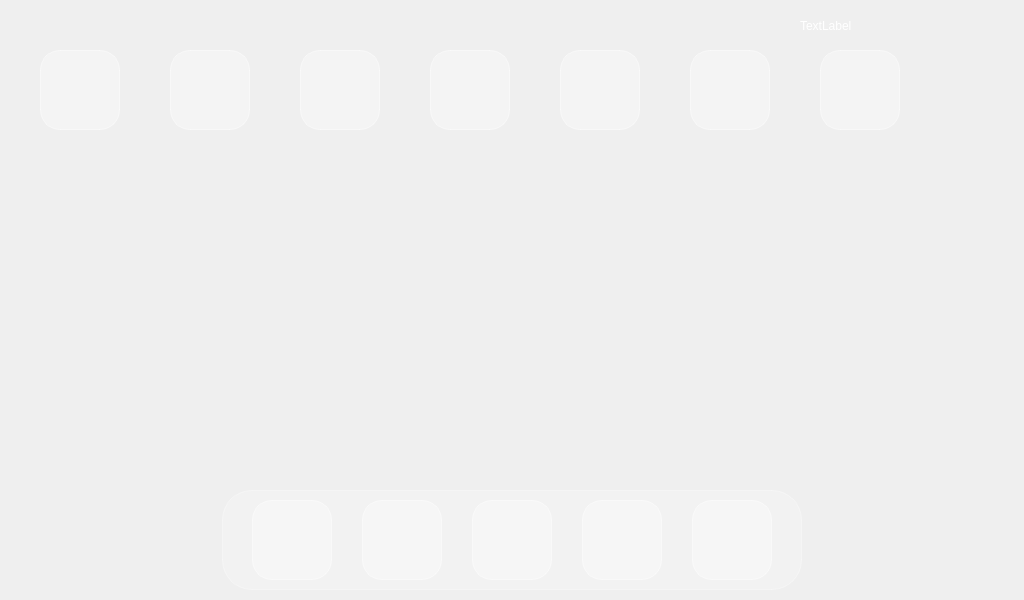
<?xml version="1.0" encoding="UTF-8"?>
<ui version="4.0">
 <class>MainWindow</class>
 <widget class="QMainWindow" name="MainWindow">
  <property name="geometry">
   <rect>
    <x>0</x>
    <y>0</y>
    <width>1024</width>
    <height>600</height>
   </rect>
  </property>
  <property name="windowTitle">
   <string>MainWindow</string>
  </property>
  <property name="styleSheet">
   <string notr="true">#centralwidget { 
    border-image: url(:/pic/wallpaper.jpg); 
}</string>
  </property>
  <widget class="QWidget" name="centralwidget">
   <widget class="QFrame" name="frame">
    <property name="geometry">
     <rect>
      <x>0</x>
      <y>0</y>
      <width>2048</width>
      <height>600</height>
     </rect>
    </property>
    <property name="styleSheet">
     <string notr="true">#frame {
			background-color: transparent;
			border: none;
}</string>
    </property>
    <property name="frameShape">
     <enum>QFrame::StyledPanel</enum>
    </property>
    <property name="frameShadow">
     <enum>QFrame::Raised</enum>
    </property>
    <widget class="QPushButton" name="btn_photo">
     <property name="geometry">
      <rect>
       <x>40</x>
       <y>50</y>
       <width>80</width>
       <height>80</height>
      </rect>
     </property>
     <property name="styleSheet">
      <string notr="true">#btn_photo {
    /* 1. 恢复磨砂透明感 */
    background-color: rgba(255, 255, 255, 80); 
    border: 1px solid rgba(255, 255, 255, 120);
    border-radius: 20px;

    /* 2. 使用 border-image，但配合 padding 来强制缩小图片 */
    border-image: url(:/pic/photo_app_icon.png) 0 0 0 0 stretch stretch;
    
    /* 核心参数：通过增加 padding，让图片缩在中间，不盖住边缘的透明区域 */
    /* 数值越大，图片越小，周围露出的透明底色就越多 */
    padding: 12px; 
}

#btn_photo:hover {
    background-color: rgba(255, 255, 255, 150);
}</string>
     </property>
     <property name="text">
      <string/>
     </property>
    </widget>
    <widget class="QPushButton" name="btn_calculate">
     <property name="geometry">
      <rect>
       <x>170</x>
       <y>50</y>
       <width>80</width>
       <height>80</height>
      </rect>
     </property>
     <property name="styleSheet">
      <string notr="true">#btn_calculate {
    /* 1. 恢复磨砂透明感 */
    background-color: rgba(255, 255, 255, 80); 
    border: 1px solid rgba(255, 255, 255, 120);
    border-radius: 20px;

    /* 2. 使用 border-image，但配合 padding 来强制缩小图片 */
    border-image: url(:/pic/calculator.png) 0 0 0 0 stretch stretch;
    
    /* 核心参数：通过增加 padding，让图片缩在中间，不盖住边缘的透明区域 */
    /* 数值越大，图片越小，周围露出的透明底色就越多 */
    padding: 12px; 
}

#btn_calculate:hover {
    background-color: rgba(255, 255, 255, 150);
}</string>
     </property>
     <property name="text">
      <string/>
     </property>
    </widget>
    <widget class="QPushButton" name="btn_camera">
     <property name="geometry">
      <rect>
       <x>1064</x>
       <y>50</y>
       <width>80</width>
       <height>80</height>
      </rect>
     </property>
     <property name="styleSheet">
      <string notr="true">#btn_camera {
    /* 1. 恢复磨砂透明感 */
    background-color: rgba(255, 255, 255, 80); 
    border: 1px solid rgba(255, 255, 255, 120);
    border-radius: 20px;

    /* 2. 使用 border-image，但配合 padding 来强制缩小图片 */
    border-image: url(:/pic/camera.png) 0 0 0 0 stretch stretch;
    
    /* 核心参数：通过增加 padding，让图片缩在中间，不盖住边缘的透明区域 */
    /* 数值越大，图片越小，周围露出的透明底色就越多 */
    padding: 12px; 
}

#btn_camera:hover {
    background-color: rgba(255, 255, 255, 150);
}</string>
     </property>
     <property name="text">
      <string/>
     </property>
    </widget>
    <widget class="QPushButton" name="btn_led">
     <property name="geometry">
      <rect>
       <x>300</x>
       <y>50</y>
       <width>80</width>
       <height>80</height>
      </rect>
     </property>
     <property name="styleSheet">
      <string notr="true">#btn_led{
    /* 1. 恢复磨砂透明感 */
    background-color: rgba(255, 255, 255, 80); 
    border: 1px solid rgba(255, 255, 255, 120);
    border-radius: 20px;

    /* 2. 使用 border-image，但配合 padding 来强制缩小图片 */
    border-image: url(:/pic/led.png) 0 0 0 0 stretch stretch;
    
    /* 核心参数：通过增加 padding，让图片缩在中间，不盖住边缘的透明区域 */
    /* 数值越大，图片越小，周围露出的透明底色就越多 */
    padding: 12px; 
}

#btn_led:hover {
    background-color: rgba(255, 255, 255, 150);
}</string>
     </property>
     <property name="text">
      <string/>
     </property>
    </widget>
    <widget class="QPushButton" name="btn_server">
     <property name="geometry">
      <rect>
       <x>430</x>
       <y>50</y>
       <width>80</width>
       <height>80</height>
      </rect>
     </property>
     <property name="styleSheet">
      <string notr="true">#btn_server{
    /* 1. 恢复磨砂透明感 */
    background-color: rgba(255, 255, 255, 80); 
    border: 1px solid rgba(255, 255, 255, 120);
    border-radius: 20px;

    /* 2. 使用 border-image，但配合 padding 来强制缩小图片 */
    border-image: url(:/pic/server.png) 0 0 0 0 stretch stretch;
    
    /* 核心参数：通过增加 padding，让图片缩在中间，不盖住边缘的透明区域 */
    /* 数值越大，图片越小，周围露出的透明底色就越多 */
    padding: 12px; 
}

#btn_server:hover {
    background-color: rgba(255, 255, 255, 150);
}</string>
     </property>
     <property name="text">
      <string/>
     </property>
    </widget>
    <widget class="QPushButton" name="btn_netcamera">
     <property name="geometry">
      <rect>
       <x>560</x>
       <y>50</y>
       <width>80</width>
       <height>80</height>
      </rect>
     </property>
     <property name="styleSheet">
      <string notr="true">#btn_netcamera{
    /* 1. 恢复磨砂透明感 */
    background-color: rgba(255, 255, 255, 80); 
    border: 1px solid rgba(255, 255, 255, 120);
    border-radius: 20px;

    /* 2. 使用 border-image，但配合 padding 来强制缩小图片 */
    border-image: url(:/pic/netcamera.png) 0 0 0 0 stretch stretch;
    
    /* 核心参数：通过增加 padding，让图片缩在中间，不盖住边缘的透明区域 */
    /* 数值越大，图片越小，周围露出的透明底色就越多 */
    padding: 12px; 
}

#btn_netcamera:hover {
    background-color: rgba(255, 255, 255, 150);
}</string>
     </property>
     <property name="text">
      <string/>
     </property>
    </widget>
    <widget class="QPushButton" name="btn_wechat">
     <property name="geometry">
      <rect>
       <x>690</x>
       <y>50</y>
       <width>80</width>
       <height>80</height>
      </rect>
     </property>
     <property name="styleSheet">
      <string notr="true">#btn_wechat{
    /* 1. 恢复磨砂透明感 */
    background-color: rgba(255, 255, 255, 80); 
    border: 1px solid rgba(255, 255, 255, 120);
    border-radius: 20px;

    /* 2. 使用 border-image，但配合 padding 来强制缩小图片 */
    border-image: url(:/pic/wechat.png) 0 0 0 0 stretch stretch;
    
    /* 核心参数：通过增加 padding，让图片缩在中间，不盖住边缘的透明区域 */
    /* 数值越大，图片越小，周围露出的透明底色就越多 */
    padding: 12px; 
}

#btn_wechat:hover {
    background-color: rgba(255, 255, 255, 150);
}</string>
     </property>
     <property name="text">
      <string/>
     </property>
    </widget>
    <widget class="QPushButton" name="btn_door">
     <property name="geometry">
      <rect>
       <x>820</x>
       <y>50</y>
       <width>80</width>
       <height>80</height>
      </rect>
     </property>
     <property name="styleSheet">
      <string notr="true">#btn_door{
    /* 1. 恢复磨砂透明感 */
    background-color: rgba(255, 255, 255, 80); 
    border: 1px solid rgba(255, 255, 255, 120);
    border-radius: 20px;

    /* 2. 使用 border-image，但配合 padding 来强制缩小图片 */
    border-image: url(:/pic/door.png) 0 0 0 0 stretch stretch;
    
    /* 核心参数：通过增加 padding，让图片缩在中间，不盖住边缘的透明区域 */
    /* 数值越大，图片越小，周围露出的透明底色就越多 */
    padding: 12px; 
}

#btn_door:hover {
    background-color: rgba(255, 255, 255, 150);
}</string>
     </property>
     <property name="text">
      <string/>
     </property>
    </widget>
   </widget>
   <widget class="QLabel" name="xinxi">
    <property name="geometry">
     <rect>
      <x>800</x>
      <y>10</y>
      <width>211</width>
      <height>31</height>
     </rect>
    </property>
    <property name="styleSheet">
     <string notr="true">color: white;
font:  bold 18px &quot;Microsoft YaHei&quot;;
background-color: transparent;</string>
    </property>
    <property name="text">
     <string>TextLabel</string>
    </property>
   </widget>
   <widget class="QFrame" name="frame_dock">
    <property name="geometry">
     <rect>
      <x>222</x>
      <y>490</y>
      <width>580</width>
      <height>100</height>
     </rect>
    </property>
    <property name="styleSheet">
     <string notr="true">#frame_dock {
    background-color: rgba(255, 255, 255, 50);
    border: 1px solid rgba(255, 255, 255, 80);
    
    /* 半径建议设为高度的一半或者 1/3，这里推荐 30px */
    border-radius: 30px; 
}</string>
    </property>
    <property name="frameShape">
     <enum>QFrame::StyledPanel</enum>
    </property>
    <property name="frameShadow">
     <enum>QFrame::Raised</enum>
    </property>
    <widget class="QPushButton" name="btn_weather">
     <property name="geometry">
      <rect>
       <x>30</x>
       <y>10</y>
       <width>80</width>
       <height>80</height>
      </rect>
     </property>
     <property name="styleSheet">
      <string notr="true">#btn_weather {
    /* 1. 恢复磨砂透明感 */
    background-color: rgba(255, 255, 255, 80); 
    border: 1px solid rgba(255, 255, 255, 120);
    border-radius: 20px;

    /* 2. 使用 border-image，但配合 padding 来强制缩小图片 */
    border-image: url(:/pic/weather.png) 0 0 0 0 stretch stretch;
    
    /* 核心参数：通过增加 padding，让图片缩在中间，不盖住边缘的透明区域 */
    /* 数值越大，图片越小，周围露出的透明底色就越多 */
    padding: 12px; 
}

#btn_weather:hover {
    background-color: rgba(255, 255, 255, 150);
}</string>
     </property>
     <property name="text">
      <string/>
     </property>
    </widget>
    <widget class="QPushButton" name="btn_music">
     <property name="geometry">
      <rect>
       <x>140</x>
       <y>10</y>
       <width>80</width>
       <height>80</height>
      </rect>
     </property>
     <property name="styleSheet">
      <string notr="true">#btn_music {
    /* 1. 恢复磨砂透明感 */
    background-color: rgba(255, 255, 255, 80); 
    border: 1px solid rgba(255, 255, 255, 120);
    border-radius: 20px;

    /* 2. 使用 border-image，但配合 padding 来强制缩小图片 */
    border-image: url(:/pic/music.png) 0 0 0 0 stretch stretch;
    
    /* 核心参数：通过增加 padding，让图片缩在中间，不盖住边缘的透明区域 */
    /* 数值越大，图片越小，周围露出的透明底色就越多 */
    padding: 12px; 
}

#btn_music:hover {
    background-color: rgba(255, 255, 255, 150);
}</string>
     </property>
     <property name="text">
      <string/>
     </property>
    </widget>
    <widget class="QPushButton" name="btn_printbrush">
     <property name="geometry">
      <rect>
       <x>250</x>
       <y>10</y>
       <width>80</width>
       <height>80</height>
      </rect>
     </property>
     <property name="styleSheet">
      <string notr="true">#btn_printbrush{
    /* 1. 恢复磨砂透明感 */
    background-color: rgba(255, 255, 255, 80); 
    border: 1px solid rgba(255, 255, 255, 120);
    border-radius: 20px;

    /* 2. 使用 border-image，但配合 padding 来强制缩小图片 */
    border-image: url(:/pic/printbrush.png) 0 0 0 0 stretch stretch;
    
    /* 核心参数：通过增加 padding，让图片缩在中间，不盖住边缘的透明区域 */
    /* 数值越大，图片越小，周围露出的透明底色就越多 */
    padding: 12px; 
}

#btn_printbrush:hover {
    background-color: rgba(255, 255, 255, 150);
}</string>
     </property>
     <property name="text">
      <string/>
     </property>
    </widget>
    <widget class="QPushButton" name="btn_fileview">
     <property name="geometry">
      <rect>
       <x>360</x>
       <y>10</y>
       <width>80</width>
       <height>80</height>
      </rect>
     </property>
     <property name="styleSheet">
      <string notr="true">#btn_fileview{
    /* 1. 恢复磨砂透明感 */
    background-color: rgba(255, 255, 255, 80); 
    border: 1px solid rgba(255, 255, 255, 120);
    border-radius: 20px;

    /* 2. 使用 border-image，但配合 padding 来强制缩小图片 */
    border-image: url(:/pic/fileview.png) 0 0 0 0 stretch stretch;
    
    /* 核心参数：通过增加 padding，让图片缩在中间，不盖住边缘的透明区域 */
    /* 数值越大，图片越小，周围露出的透明底色就越多 */
    padding: 12px; 
}

#btn_fileview:hover {
    background-color: rgba(255, 255, 255, 150);
}</string>
     </property>
     <property name="text">
      <string/>
     </property>
    </widget>
    <widget class="QPushButton" name="btn_close">
     <property name="geometry">
      <rect>
       <x>470</x>
       <y>10</y>
       <width>80</width>
       <height>80</height>
      </rect>
     </property>
     <property name="styleSheet">
      <string notr="true">#btn_close {
    /* 1. 恢复磨砂透明感 */
    background-color: rgba(255, 255, 255, 80); 
    border: 1px solid rgba(255, 255, 255, 120);
    border-radius: 20px;

    /* 2. 使用 border-image，但配合 padding 来强制缩小图片 */
    border-image: url(:/pic/close.png) 0 0 0 0 stretch stretch;
    
    /* 核心参数：通过增加 padding，让图片缩在中间，不盖住边缘的透明区域 */
    /* 数值越大，图片越小，周围露出的透明底色就越多 */
    padding: 12px; 
}

#btn_close:hover {
    background-color: rgba(255, 255, 255, 150);
}</string>
     </property>
     <property name="text">
      <string/>
     </property>
    </widget>
   </widget>
  </widget>
 </widget>
 <resources/>
 <connections/>
</ui>
